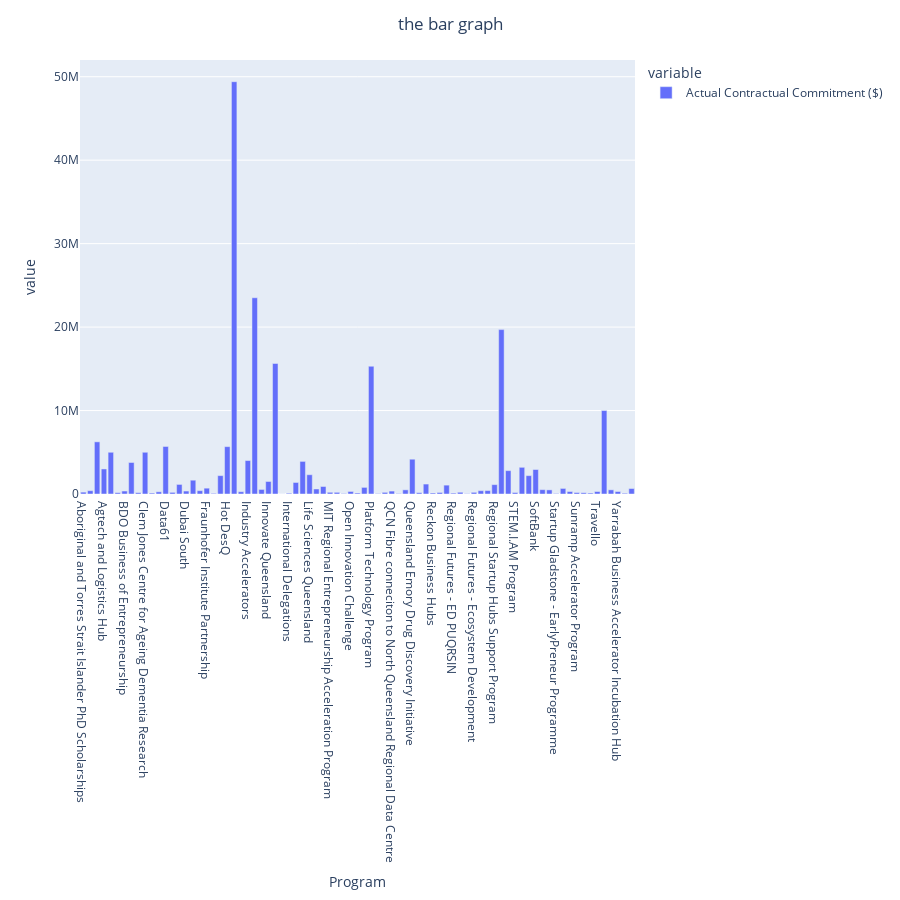

Source (notebook cell):
### Code cell
# creating bar chart using plotly and giving specific width and height to the graph
dia = px.bar (source,width=900,height=900)
#giving  the title with update layout
dia.update_layout(title_text='the bar graph',title_x=0.5)
#show the plot
dia.show()

### Figure 1 — Plotly figure (JSON) as saved in the notebook; plotly's stock layout.template omitted (floating-point values rounded to 4 significant figures)
{"data": [{"alignmentgroup": "True", "hovertemplate": "variable=Actual Contractual Commitment ($)<br>Program=%{x}<br>value=%{y}<extra></extra>", "legendgroup": "Actual Contractual Commitment ($)", "marker": {"color": "#636efa", "pattern": {"shape": ""}}, "name": "Actual Contractual Commitment ($)", "offsetgroup": "Actual Contractual Commitment ($)", "orientation": "v", "showlegend": true, "textposition": "auto", "type": "bar", "x": ["Aboriginal and Torres Strait Islander PhD Scholarships", "Aboriginal and Torres Strait Islander Research Fellowships", "Advancing Regional Innovation Program", "Agtech and Logistics Hub", "Artificial Intelligence Hub", "AustCyber - Establishment of a Queensland Node", "BDO Business of Entrepreneurship", "Biofutures Commercialisation Program", "Bionics", "Clem Jones Centre for Ageing Dementia Research", "Commercialisation Partnerships Program", "Create Queensland", "Data61", "Deadly Data", "Deadly Innovation", "Dubai South", "Female Founders Program", "Founders Fellowships", "Fraunhofer Institute Partnership", "Global CEO Challenge", "Growing Queensland's Companies", "Hot DesQ", "Ignite Ideas Fund", "Ignite+", "Industry Accelerators", "Industry Research Fellowships", "Industry Tech Fund", "Innovate Queensland", "Innovation Partnerships Grants", "Innovation Precincts and Places", "International Delegations", "Johnson & Johnson", "Knowledge Transfer Partnerships", "Life Sciences Queensland", "Life Sciences Queensland - Catalyst", "MIT Bootcamp", "MIT Regional Entrepreneurship Acceleration Program", "Mackay Clinical Trials", "Mental Health Services for Founders", "Open Innovation Challenge", "Orange Sky - Campfire", "PhD Scholarships", "Platform Technology Program", "Private Sector Pathways Program", "QCN Fibre Regional Pilot Program", "QCN Fibre conneciton to North Queensland Regional Data Centre", "QiHub", "Queensland Connects", "Queensland Emory Drug Discovery Initiative", "Queensland Future Skills Project", "Queensland Startup Events and Activities Fund", "Reckon Business Hubs", "Regional Business Angels Support Program", "Regional Futures - Collaborative Projects", "Regional Futures - ED PUQRSIN", "Regional Futures - ED Qld Con Teams", "Regional Futures - ED TFN Cluster", "Regional Futures - Ecosystem Development", "Regional Futures - Events and Activations", "Regional Network Fund", "Regional Startup Hubs Support Program", "Research Fellowships", "Rockhampton Technology and Innovation Centre", "STEM.I.AM Program", "Siemens Healthcare", "Small Business Innovation Research", "SoftBank", "Sports Science Challenge", "Startup Catalyst", "Startup Gladstone - EarlyPreneur Programme", "Startup Onramp Regional Program", "States of Change", "Sunramp Accelerator Program", "Testing Within Government", "Therabubble", "Travello", "UQ - COVID-19 Vaccine", "WaterStart", "Yarrabah Business Accelerator Incubation Hub", "Young Starters' Competition", "Young Starters' Fund"], "xaxis": "x", "y": [224584, 398032, 6251683, 3000000, 5000000, 160000, 356396, 3775129, 160000, 5000000, 111135, 265000, 5695000, 195391, 1147688, 355000, 1654764, 400000, 700000, 75000, 2202334, 5674591, 49402908, 275880, 4007820, 23513839, 546027, 1500000, 15640265, 10000, 92500, 1381895, 3906393, 2310000, 600000, 900000, 205000, 200000, 52499, 304000, 120000, 791470, 15307672, 47345, 197000, 350000, 52000, 498858, 4169000, 157440, 1190746, 119000, 182839, 1062516, 105000, 210000, 37500, 200000, 396889, 409608, 1123461, 19698353, 2800000, 177599, 3198649, 2201000, 2936180, 520175, 494000, 60000, 667000, 300000, 180000, 150500, 114309, 300000, 10000000, 500000, 300000, 90000, 656555], "yaxis": "y"}], "layout": {"barmode": "relative", "height": 900, "legend": {"title": {"text": "variable"}, "tracegroupgap": 0}, "margin": {"t": 60}, "title": {"text": "the bar graph", "x": 0.5}, "width": 900, "xaxis": {"anchor": "y", "autorange": true, "domain": [0, 1], "range": [-0.5, 80.5], "title": {"text": "Program"}, "type": "category"}, "yaxis": {"anchor": "x", "autorange": true, "domain": [0, 1], "range": [0, 52000000.0], "title": {"text": "value"}, "type": "linear"}}}
